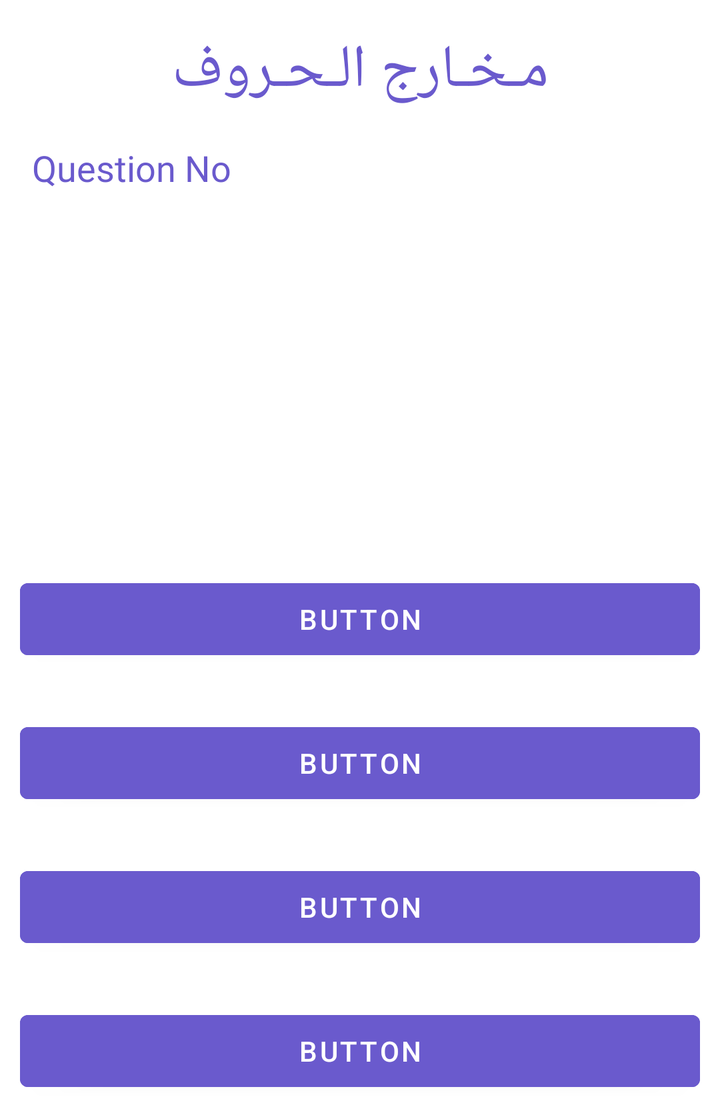
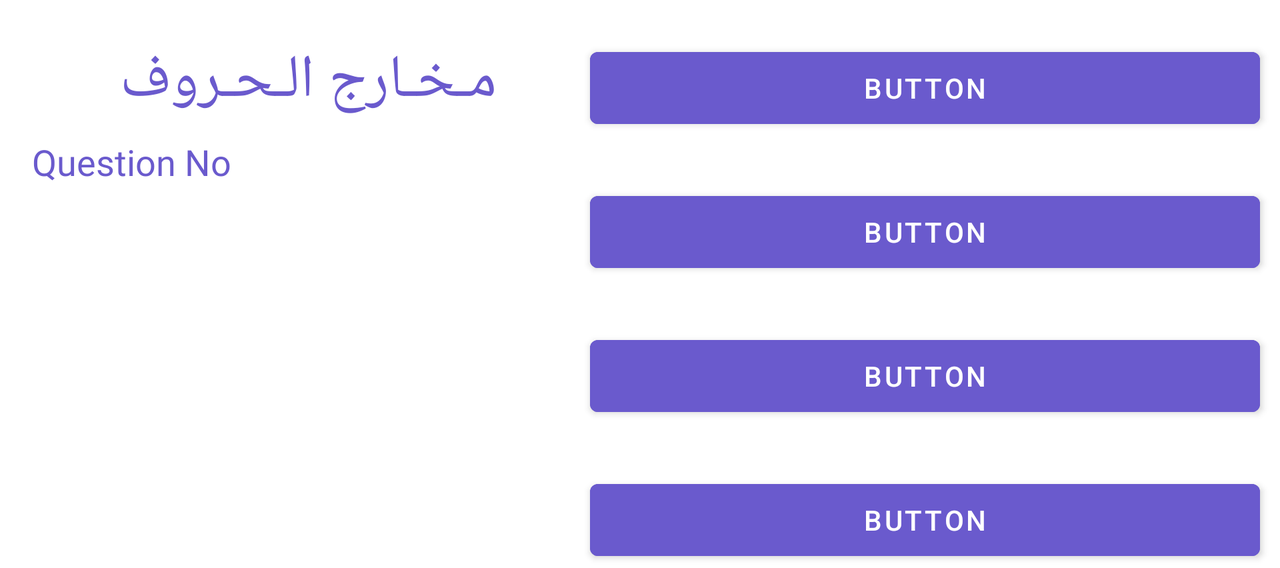

One screen, two layout resources from the same app: the default and the repository's alternative for another configuration. Each is rendered where Android would select it; the XML of both is given below.
<!-- AndroidManifest.xml: application theme Theme.MakharijAlhurufApplication -->
<!-- res/layout/activity_app1.xml -->
<?xml version="1.0" encoding="utf-8"?>
<ScrollView
    xmlns:android="http://schemas.android.com/apk/res/android"
    xmlns:app="http://schemas.android.com/apk/res-auto"
    xmlns:tools="http://schemas.android.com/tools"
    android:layout_width="match_parent"
    android:layout_height="wrap_content"
    tools:layout_editor_absoluteX="1dp"
    tools:layout_editor_absoluteY="1dp"
    android:fillViewport="true">
<androidx.constraintlayout.widget.ConstraintLayout
    android:layout_width="match_parent"
    android:layout_height="wrap_content"
    tools:context=".AppActivity1">

    <TextView
        android:id="@+id/infoLabel"
        android:layout_width="wrap_content"
        android:layout_height="wrap_content"
        android:layout_marginTop="15dp"
        android:text="مـخـارج الـحـروف"
        android:textColor="@color/slate_blue"
        android:textSize="30sp"
        android:fontFamily="@font/amiri_bold"
        app:layout_constraintEnd_toEndOf="parent"
        app:layout_constraintStart_toStartOf="parent"
        app:layout_constraintTop_toTopOf="parent" />

    <TextView
        android:id="@+id/letterTextView"
        android:layout_width="0dp"
        android:layout_height="130dp"
        android:layout_marginStart="70dp"
        android:layout_marginTop="56dp"
        android:layout_marginEnd="70dp"
        android:fontFamily="@font/amiri_bold"
        android:gravity="center"
        android:text=""
        android:textSize="50dp"
        android:textStyle="bold"
        app:layout_constraintEnd_toEndOf="parent"
        app:layout_constraintHorizontal_bias="0.0"
        app:layout_constraintStart_toStartOf="parent"
        app:layout_constraintTop_toBottomOf="@+id/infoLabel" />

    <Button
        android:id="@+id/btnOption1"
        android:layout_width="0dp"
        android:layout_height="wrap_content"
        android:layout_marginStart="10dp"
        android:layout_marginTop="44dp"
        android:layout_marginEnd="10dp"
        android:text="Button"
        android:backgroundTint="@color/slate_blue"
        app:layout_constraintEnd_toEndOf="parent"
        app:layout_constraintHorizontal_bias="0.498"
        app:layout_constraintStart_toStartOf="parent"
        app:layout_constraintTop_toBottomOf="@+id/letterTextView" />

    <Button
        android:id="@+id/btnOption2"
        android:layout_width="0dp"
        android:layout_height="wrap_content"
        android:layout_marginStart="10dp"
        android:backgroundTint="@color/slate_blue"
        android:layout_marginTop="24dp"
        android:layout_marginEnd="10dp"
        android:text="Button"
        app:layout_constraintEnd_toEndOf="parent"
        app:layout_constraintHorizontal_bias="0.501"
        app:layout_constraintStart_toStartOf="parent"
        app:layout_constraintTop_toBottomOf="@+id/btnOption1" />

    <Button
        android:id="@+id/btnOption3"
        android:layout_width="0dp"
        android:layout_height="wrap_content"
        android:layout_marginStart="10dp"
        android:layout_marginTop="24dp"
        android:backgroundTint="@color/slate_blue"
        android:layout_marginEnd="10dp"
        android:text="Button"
        app:layout_constraintEnd_toEndOf="parent"
        app:layout_constraintHorizontal_bias="0.501"
        app:layout_constraintStart_toStartOf="parent"
        app:layout_constraintTop_toBottomOf="@+id/btnOption2" />

    <Button
        android:id="@+id/btnOption4"
        android:layout_width="0dp"
        android:layout_height="wrap_content"
        android:layout_marginStart="10dp"
        android:layout_marginTop="24dp"
        android:layout_marginEnd="10dp"
        android:text="Button"
        android:backgroundTint="@color/slate_blue"
        app:layout_constraintEnd_toEndOf="parent"
        app:layout_constraintHorizontal_bias="0.501"
        app:layout_constraintStart_toStartOf="parent"
        app:layout_constraintTop_toBottomOf="@+id/btnOption3" />

    <TextView
        android:id="@+id/questionTextView"
        android:layout_width="wrap_content"
        android:layout_height="wrap_content"
        android:layout_marginStart="16dp"
        android:layout_marginTop="16dp"
        android:fontFamily="@font/oswald"
        android:text="Question No "
        android:textColor="@color/slate_blue"
        android:textSize="18sp"
        app:layout_constraintStart_toStartOf="parent"
        app:layout_constraintTop_toBottomOf="@+id/infoLabel" />

</androidx.constraintlayout.widget.ConstraintLayout>
    </ScrollView>
<!-- resources referenced by this layout -->
<resources>
  <color name="slate_blue">#6A5ACD</color>
  <style name="Theme.MakharijAlhurufApplication" parent="Theme.MaterialComponents.DayNight.DarkActionBar">
          
          <item name="colorPrimary">@color/purple_500</item>
          <item name="colorPrimaryVariant">@color/purple_700</item>
          <item name="colorOnPrimary">@color/white</item>
          
          <item name="colorSecondary">@color/teal_200</item>
          <item name="colorSecondaryVariant">@color/teal_700</item>
          <item name="colorOnSecondary">@color/black</item>
          
          <item name="android:statusBarColor" tools:targetApi="l">?attr/colorPrimaryVariant</item>
          
      </style>
  <color name="purple_500">#FF6200EE</color>
  <color name="purple_700">#FF3700B3</color>
  <color name="white">#FFFFFFFF</color>
  <color name="teal_200">#FF03DAC5</color>
  <color name="teal_700">#FF018786</color>
  <color name="black">#FF000000</color>
</resources>
<!-- res/layout-land/activity_app1.xml (the repository's variant of the layout above) -->
<!-- drawn on the phone turned sideways -->
<?xml version="1.0" encoding="utf-8"?>
<ScrollView
    xmlns:android="http://schemas.android.com/apk/res/android"
    xmlns:app="http://schemas.android.com/apk/res-auto"
    xmlns:tools="http://schemas.android.com/tools"
    android:layout_width="match_parent"
    android:layout_height="wrap_content"
    tools:layout_editor_absoluteX="1dp"
    tools:layout_editor_absoluteY="1dp"
    android:fillViewport="true">

    <androidx.constraintlayout.widget.ConstraintLayout
        android:layout_width="match_parent"
        android:layout_height="wrap_content"
        tools:context=".AppActivity1">

        <TextView
            android:id="@+id/infoLabel"
            android:layout_width="wrap_content"
            android:layout_height="wrap_content"
            android:layout_marginStart="60dp"
            android:layout_marginTop="20dp"
            android:fontFamily="@font/amiri_bold"
            android:text="مـخـارج الـحـروف"
            android:textColor="@color/slate_blue"
            android:textSize="30sp"
            app:layout_constraintStart_toStartOf="parent"
            app:layout_constraintTop_toTopOf="parent" />

        <TextView
            android:id="@+id/letterTextView"
            android:layout_width="250dp"
            android:layout_height="200dp"
            android:layout_marginStart="30dp"
            android:layout_marginTop="10dp"
            android:fontFamily="@font/amiri_bold"
            android:gravity="center"
            android:text=""
            android:textSize="70dp"
            android:textStyle="bold"
            app:layout_constraintStart_toStartOf="parent"
            app:layout_constraintTop_toBottomOf="@+id/infoLabel" />

        <Button
            android:id="@+id/btnOption1"
            android:layout_width="0dp"
            android:layout_height="wrap_content"
            android:layout_marginStart="15dp"
            android:layout_marginTop="20dp"
            android:layout_marginEnd="10dp"
            android:backgroundTint="@color/slate_blue"
            android:text="Button"
            app:layout_constraintEnd_toEndOf="parent"
            app:layout_constraintHorizontal_bias="0.0"
            app:layout_constraintStart_toEndOf="@+id/letterTextView"
            app:layout_constraintTop_toTopOf="parent" />

        <Button
            android:id="@+id/btnOption2"
            android:layout_width="0dp"
            android:layout_height="wrap_content"
            android:layout_marginStart="15dp"
            android:layout_marginTop="24dp"
            android:layout_marginEnd="10dp"
            android:backgroundTint="@color/slate_blue"
            android:text="Button"
            app:layout_constraintEnd_toEndOf="parent"
            app:layout_constraintStart_toEndOf="@+id/letterTextView"
            app:layout_constraintTop_toBottomOf="@+id/btnOption1" />

        <Button
            android:id="@+id/btnOption3"
            android:layout_width="0dp"
            android:layout_height="wrap_content"
            android:layout_marginStart="15dp"
            android:layout_marginTop="24dp"
            android:layout_marginEnd="10dp"
            android:backgroundTint="@color/slate_blue"
            android:text="Button"
            app:layout_constraintEnd_toEndOf="parent"
            app:layout_constraintStart_toEndOf="@+id/letterTextView"
            app:layout_constraintTop_toBottomOf="@+id/btnOption2" />

        <Button
            android:id="@+id/btnOption4"
            android:layout_width="0dp"
            android:layout_height="wrap_content"
            android:layout_marginStart="15dp"
            android:layout_marginTop="24dp"
            android:layout_marginEnd="10dp"
            android:backgroundTint="@color/slate_blue"
            android:text="Button"
            app:layout_constraintEnd_toEndOf="parent"
            app:layout_constraintStart_toEndOf="@+id/letterTextView"
            app:layout_constraintTop_toBottomOf="@+id/btnOption3" />

        <TextView
            android:id="@+id/questionTextView"
            android:layout_width="wrap_content"
            android:layout_height="wrap_content"
            android:layout_marginStart="16dp"
            android:layout_marginTop="8dp"
            android:fontFamily="@font/oswald"
            android:text="Question No "
            android:textColor="@color/slate_blue"
            android:textSize="18sp"
            app:layout_constraintStart_toStartOf="parent"
            app:layout_constraintTop_toBottomOf="@+id/infoLabel" />

    </androidx.constraintlayout.widget.ConstraintLayout>
    </ScrollView>
